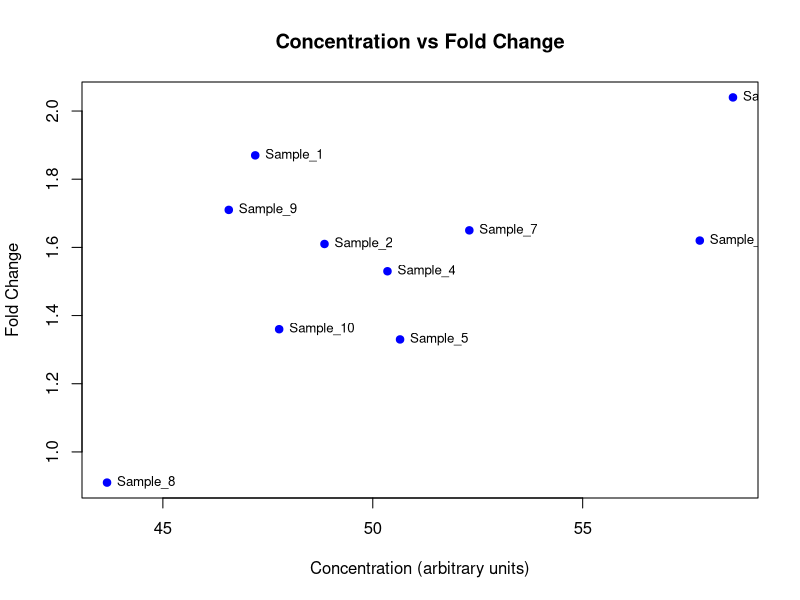

Write the R code that produced this figure.
## ---- chunk 1
# This is a code cell
# Lines starting with '#' are comments and won't run as code
# Let's print a friendly message
print("Hello, Bioinformatics world!")
## ---- chunk 2
# Let's create some fake data that could look like metabolomics results

# Set a seed for reproducibility
set.seed(123)

# Create a dataframe with sample IDs, concentration values, and fold change
bio_data <- data.frame(
  SampleID = paste0("Sample_", 1:10),
  Concentration = round(rnorm(10, mean = 50, sd = 5), 2), # Random normal values
  FoldChange = round(rnorm(10, mean = 1.5, sd = 0.3), 2)  # Random normal values
)

# View the first rows
head(bio_data)
## ---- chunk 3
# Check the structure of the dataframe
str(bio_data)

# Get summary statistics
summary(bio_data)

# See the names of the columns
colnames(bio_data)
## ---- chunk 4
# Let's make a scatter plot of Concentration vs FoldChange

plot(
  bio_data$Concentration,
  bio_data$FoldChange,
  main = "Concentration vs Fold Change",
  xlab = "Concentration (arbitrary units)",
  ylab = "Fold Change",
  pch = 19, # solid circles
  col = "blue"
)

# Optional: Add sample labels
text(
  bio_data$Concentration,
  bio_data$FoldChange,
  labels = bio_data$SampleID,
  pos = 4, cex = 0.8
)
